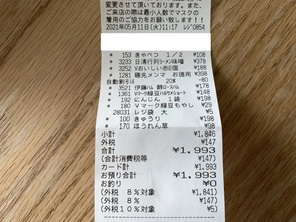
#> input picture python/paper.jpg, 296 x 222 px, shrunk from 1024 x 768 before the run; its folder holds 5 pictures in this run
$ python ocrTest.py
#> lines starting #> are read from the running program, lines starting #| are printed output that depends on the picture; after the words box and inside, x2 and y2 are one past the last pixel; in counts of white or black regions, pixels touching at a corner belong together
#!/usr/bin/env python
# coding:utf-8
#
# convert.py
#
# Author:   Hiromasa Ihara (taisyo)
# Created:  2015-10-04
#

#sudo apt-get update
#sudo apt-get install python-opencv
#sudo apt-get install tesseract-ocr
#sudo apt-get install tesseract-ocr-jpn

import numpy
import os
import cv2

def transform_by4(img, points):
  """ 4点を指定してトリミングする。
  source:http://blanktar.jp/blog/2015/07/python-opencv-crop-box.html
  """

  points = sorted(points, key=lambda x:x[1])  # yが小さいもの順に並び替え。
  top = sorted(points[:2], key=lambda x:x[0])  # 前半二つは四角形の上。xで並び替えると左右も分かる。
  bottom = sorted(points[2:], key=lambda x:x[0], reverse=True)  # 後半二つは四角形の下。同じくxで並び替え。
  points = numpy.array(top + bottom, dtype='float32')  # 分離した二つを再結合。

  width = max(numpy.sqrt(((points[0][0]-points[2][0])**2)*2), numpy.sqrt(((points[1][0]-points[3][0])**2)*2))
  height = max(numpy.sqrt(((points[0][1]-points[2][1])**2)*2), numpy.sqrt(((points[1][1]-points[3][1])**2)*2))

  dst = numpy.array([
      numpy.array([0, 0]),
      numpy.array([width-1, 0]),
      numpy.array([width-1, height-1]),
      numpy.array([0, height-1]),
      ], numpy.float32)

  trans = cv2.getPerspectiveTransform(points, dst)  # 変換前の座標と変換後の座標の対応を渡すと、透視変換行列を作ってくれる。
  return cv2.warpPerspective(img, trans, (int(width), int(height)))  # 透視変換行列を使って切り抜く。

def convert(filename) :
#> called with filename = './paper.jpg'
  im = cv2.imread(filename)
#> im is the input picture: shape (222, 296, 3); mean B, G, R 120.7, 139.2, 154

#グレースケール化
  im_gray = cv2.cvtColor(im, cv2.COLOR_BGR2GRAY)
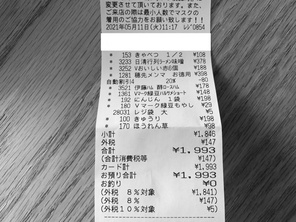
#> im_gray: shape (222, 296); min 16, max 255, mean 141.5
  cv2.imwrite(filename+'_gray.jpg', im_gray)
  print(filename+'_gray.jpg')

  im_blur = cv2.fastNlMeansDenoising(im_gray)
  im_th = cv2.adaptiveThreshold(im_blur, 255, cv2.ADAPTIVE_THRESH_MEAN_C, cv2.THRESH_BINARY, 15, 5)
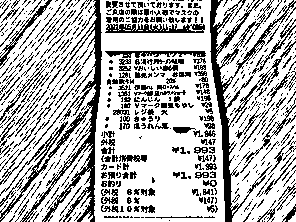
#> im_th: shape (222, 296); 70.4% white; black in thin lines or dots
  th_filename = "{:s}_th.jpg".format(filename)
  cv2.imwrite(th_filename, im_th)
  print(filename+'_th.jpg')

#輪郭抽出
  cnts = cv2.findContours(im_th, cv2.RETR_LIST, cv2.CHAIN_APPROX_SIMPLE)[0]  # 抽出した輪郭に近似する直線（？）を探す。
#> cnts = 2476 contours, 2186 with area under 20; largest, box (x1, y1, x2, y2) and area: (94, 0, 225, 222) 26276, (0, 0, 97, 222) 16236, (213, 0, 296, 222) 14136, (104, 23, 205, 34) 769, (104, 50, 207, 59) 576
  cnts.sort(key=cv2.contourArea, reverse=True)  # 面積が大きい順に並べ替える。

  im_line = im.copy()
  warp = None
  for c in cnts[1:]:
    arclen = cv2.arcLength(c, True)
    approx = cv2.approxPolyDP(c, 0.02*arclen, True)

    if len(approx) == 4:
      cv2.drawContours(im_line, [approx], -1, (0, 0, 255), 2)
      if warp is None:
        print(approx)
        warp = approx.copy()  # 一番面積の大きな四角形をwarpに保存。
    else:
      cv2.drawContours(im_line, [approx], -1, (0, 255, 0), 2)

    for pos in approx:
      cv2.circle(im_line, tuple(pos[0]), 4, (255, 0, 0))
#> this loop made 2475 passes
#> (arclen, warp) on pass 5: (243.9, [[89, 168], [46, 221], [62, 221], [87, 189]])
#> arclen on passes 1, 2, 7, 8, 9, 10: 2281.4, 1550.2, 120.3, 97.64, 99.54, 53.8
#| [[[ 89 168]]
#|  [[ 46 221]]
#|  [[ 62 221]]
#|  [[ 87 189]]]
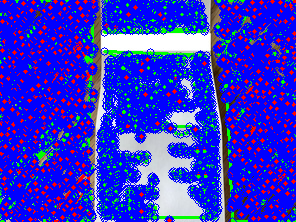
#> im_line: shape (222, 296, 3); mean B, G, R 207, 46, 49.9

  cv2.imshow('im_line', im_line)
  cv2.imwrite(filename+'_line.jpg', im_line)
  print(filename+'_line.jpg')

  im_rect = transform_by4(im, warp[:,0,:])
#> in transform_by4, `points = sorted(points, key=lambda x:x[1])`: points = [[89, 168], [87, 189], [46, 221], [62, 221]]
#> in transform_by4, `top = sorted(points[:2], key=lambda x:x[0])`: top = [[87, 189], [89, 168]]
#> in transform_by4, `bottom = sorted(points[2:], key=lambda x:x[0], reverse=True)`: bottom = [[62, 221], [46, 221]]
#> in transform_by4, `points = numpy.array(top + bottom, dtype='float32')`: points = [[87, 189], [89, 168], [62, 221], [46, 221]]
#> in transform_by4, `width = max(numpy.sqrt(((points[0][0]-points[2][0])**2)*2), numpy.sqrt..`: width = 60.81
#> in transform_by4, `height = max(numpy.sqrt(((points[0][1]-points[2][1])**2)*2), numpy.sqr..`: height = 74.95
#> in transform_by4, `dst = numpy.array([ numpy.array([0, 0]), numpy.array([width-1, 0]), nu..`: dst = [[0, 0], [59.81, 0], [59.81, 73.95], [0, 73.95]]
#> in transform_by4, `trans = cv2.getPerspectiveTransform(points, dst)`: trans = [[-2.19, -2.8, 720.5], [1.97, 0.188, -207.1], [0.0267, -0.0147, 1]]
#> in transform_by4, `return cv2.warpPerspective(img, trans, (int(width), int(height)))`:
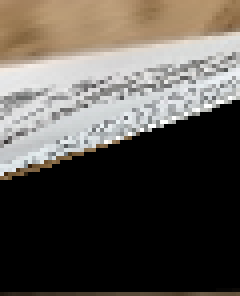
#> returned value: shape (74, 60, 3) (shown 4 times larger); mean of channels 0, 1, 2 79, 85.3, 90.3; drawn as B, G, R
  cv2.imwrite(filename+'_rect.jpg', im_rect)
  print(filename+'_rect.jpg')

#グレースケール化
  im_rect_gray = cv2.cvtColor(im_rect, cv2.COLOR_BGR2GRAY)
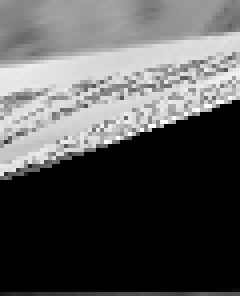
#> im_rect_gray: shape (74, 60) (shown 4 times larger); min 0, max 255, mean 86.1
  cv2.imwrite(filename+'_rect_gray.jpg', im_rect_gray)
  print(filename+'_rect_gray.jpg')

  im_rect_blur = cv2.fastNlMeansDenoising(im_rect_gray)
  im_rect_th = cv2.adaptiveThreshold(im_rect_blur, 255, cv2.ADAPTIVE_THRESH_MEAN_C, cv2.THRESH_BINARY, 63, 5)
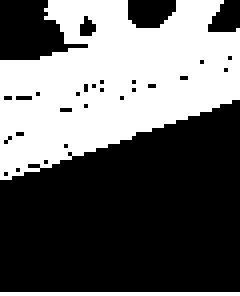
#> im_rect_th: shape (74, 60) (shown 4 times larger); 40.4% white; 2 white regions, box (x1, y1, x2, y2) and area: (0, 0, 60, 45) 1735, (0, 73, 60, 74) 60
  rect_th_filename = "{:s}_rect_th.jpg".format(filename)
  cv2.imwrite(rect_th_filename, im_rect_th)
  print(filename+'_rect_th.jpg')

  rect_th_filename = "{:s}_rect_th.jpg".format(filename)
  os.system("tesseract {:s} out -l jpn".format(rect_th_filename))
  text = open("./out.txt").read().replace('ー', '1').replace('\\', '¥')
#> (reads python/out.txt from the repository)
  print(text)

if __name__ == '__main__':
  convert("./paper.jpg")
